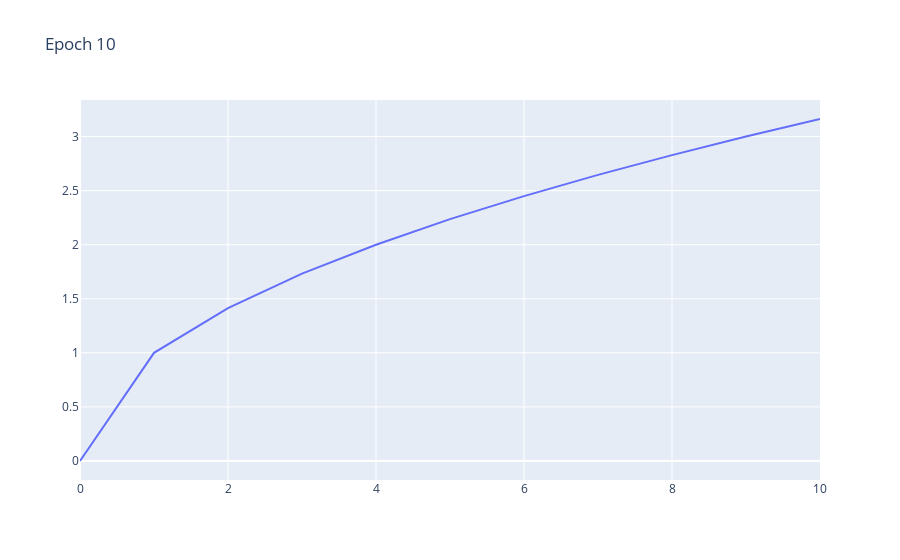

Notebook source saved alongside this figure:
### Code cell
import plotly.graph_objects as go
import time


# Simulate live update
for epoch in range(1, 11):
    new_y = [i**0.5 for i in range(epoch + 1)]  # Your metric here
    fig = go.Figure()
    fig.add_trace(go.Scatter(y=[], mode='lines', name='Metric'))
    fig.data[0].y = new_y
    fig.data[0].x = list(range(epoch + 1))
    fig.update_layout(title=f"Epoch {epoch}")
    time.sleep(0.5)

fig.show()  # Only once!

### Figure 1 — Plotly figure (JSON) as saved in the notebook; plotly's stock layout.template omitted (floating-point values rounded to 4 significant figures)
{"data": [{"mode": "lines", "name": "Metric", "type": "scatter", "x": [0, 1, 2, 3, 4, 5, 6, 7, 8, 9, 10], "y": [0, 1, 1.414, 1.732, 2, 2.236, 2.449, 2.646, 2.828, 3, 3.162]}], "layout": {"autosize": true, "title": {"text": "Epoch 10"}, "xaxis": {"autorange": true, "range": [0, 10], "type": "linear"}, "yaxis": {"autorange": true, "range": [-0.1757, 3.338], "type": "linear"}}}
